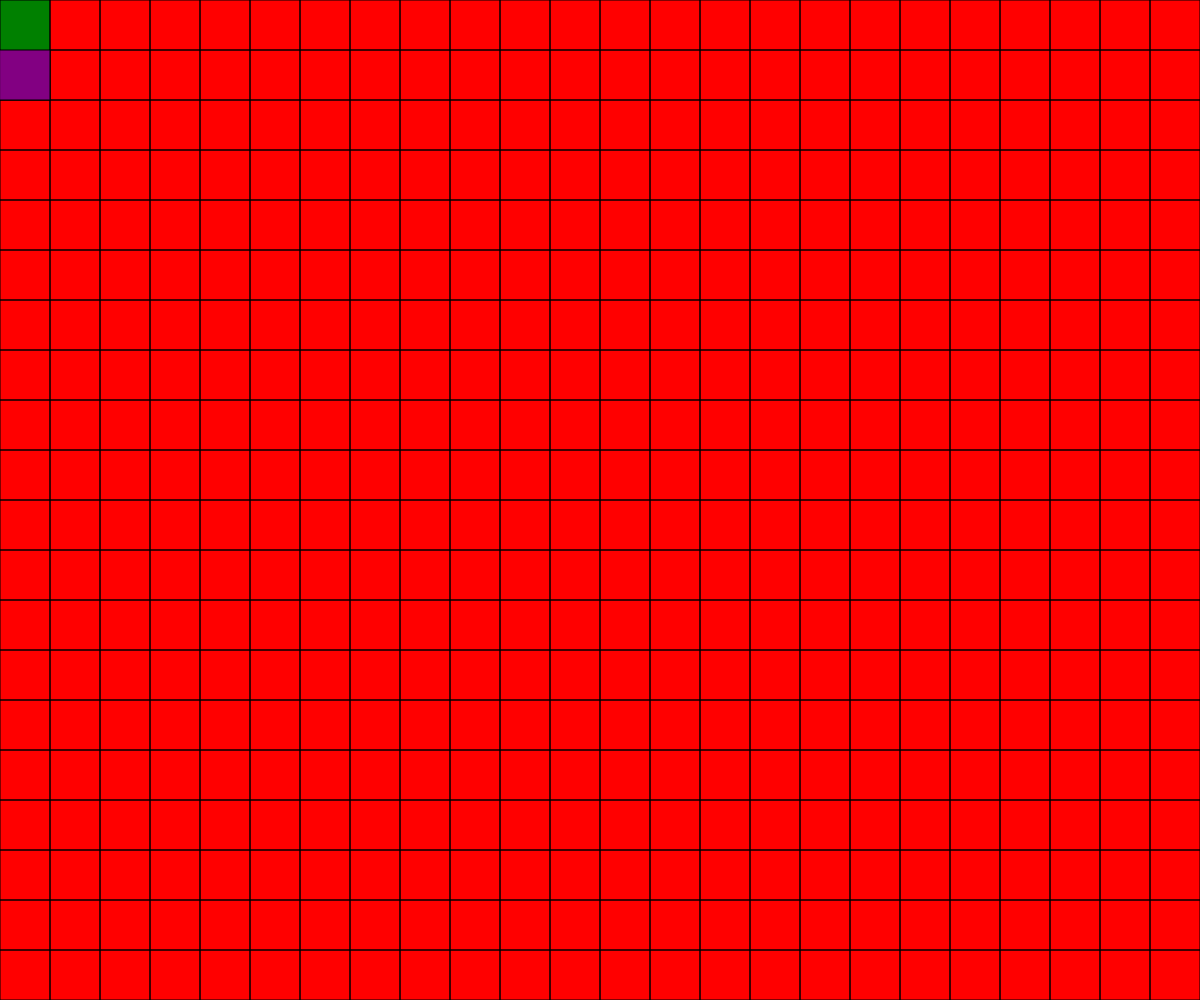
Frame 1 (no input)
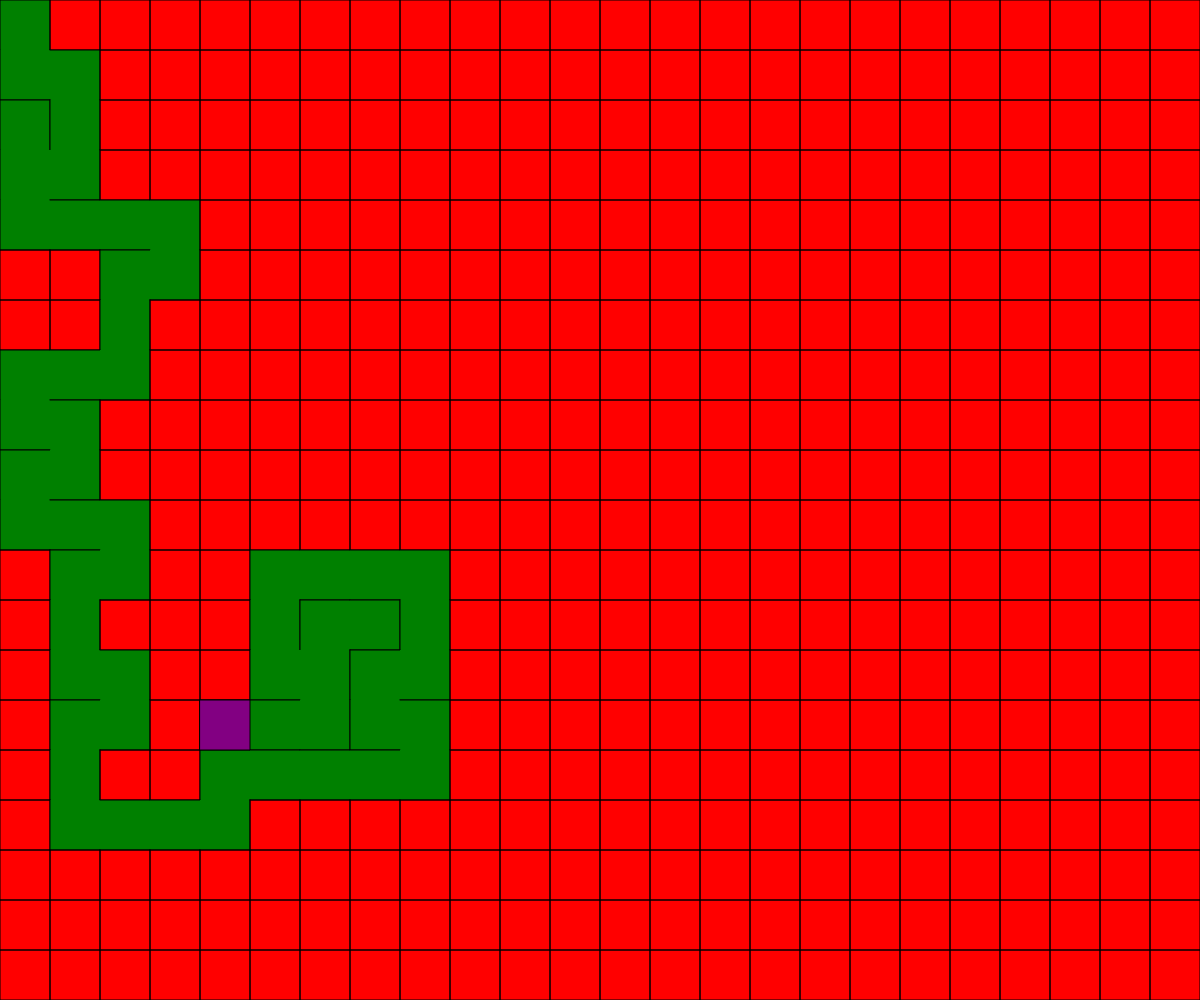
Frame 60 (no input)
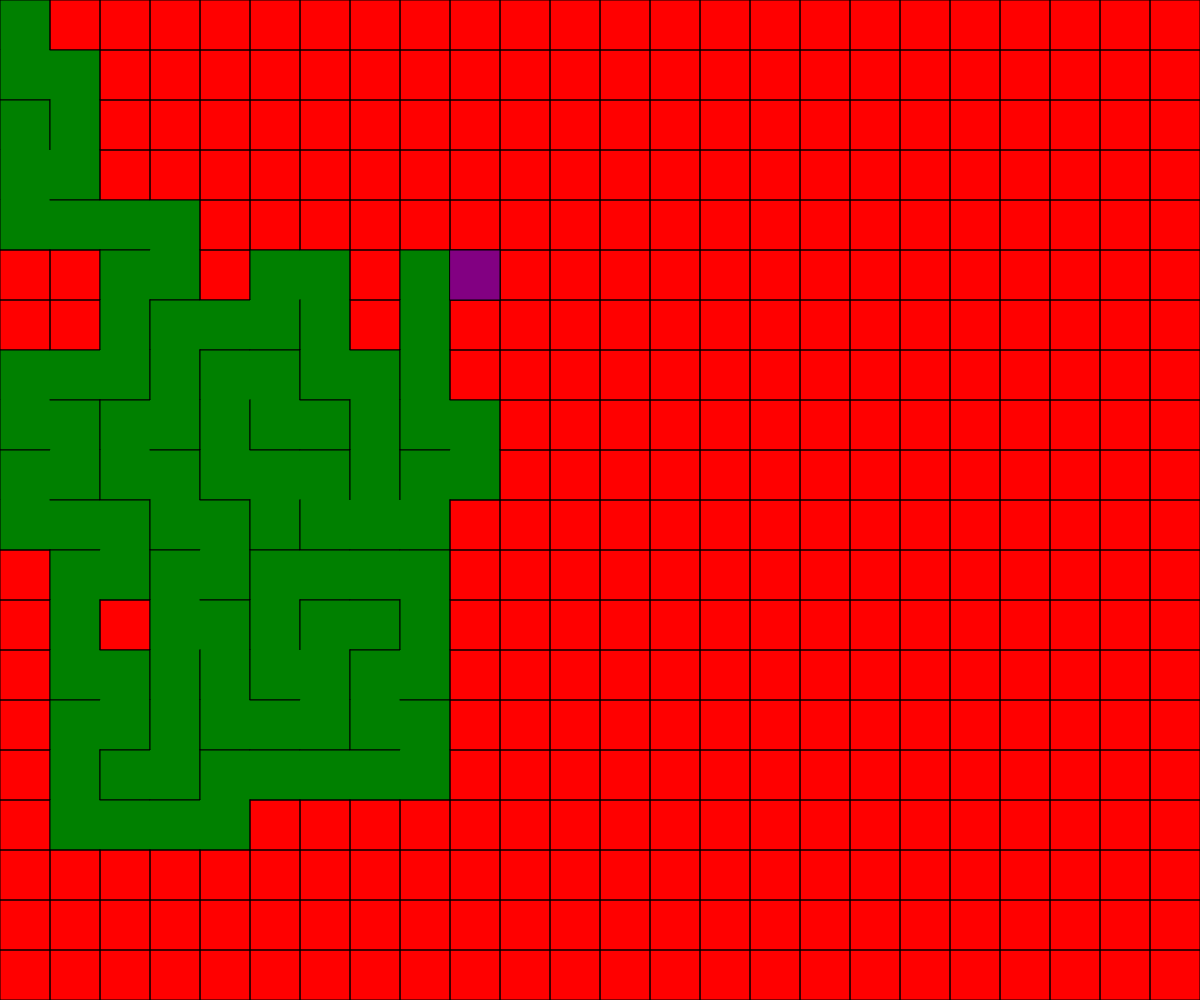
Frame 120 (the mouse pressed at the canvas centre since frame 60)

The p5.js sketch that drew these frames (run headless with seeded random() and noise() and a simulated clock; from frame 60 on, the mouse is pressed at the canvas centre):

// p5.js sketch
// ── sketch.js
var cols,rows;
var w=50;
var grid=[];
var current;
var stack=[];
function setup() {
  createCanvas(windowWidth,windowHeight);
  cols=floor(width/w);
  rows=floor(height/w);
  
  for(let j=0;j<rows;j++){
    for(let i=0;i<cols;i++){
      var cell=new Cell(i,j);
      grid.push(cell);
    }
  }
  current=grid[0];
}

function draw() {
  //frameRate(1);
  background('red');
  current.visited=true;
  var next = current.checkNeighbors();
  if(next){
    next.visited =true;
    stack.push(current);
    removeWalls(current,next);
    current=next;
  }
  else if(stack.length>0){
    current = stack.pop();
  }

  for(let i=0;i<grid.length;i++){
    grid[i].show();
  }
  current.highlight();
}
function index(i,j){
  if(i<0||j<0||i>cols-1||j>rows-1){
    return -1;
  }
  return i+j*cols;
}
function removeWalls(a,b){
  var x=a.i-b.i;
  var y =a.j-b.j;
  if(x===1){
    a.walls[3]=false;
    b.walls[1]=false;
  }
  else if(x===-1){
    a.walls[1]=false;
    b.walls[3]=false;
  }
  
  if(y===1){
    a.walls[0]=false;
    b.walls[2]=false;
  }
  else if(y===-1){
    a.walls[2]=false;
    b.walls[0]=false;
  }
}
// ── Cell.js
function Cell(i,j){
  this.i=i;
  this.j=j;
  this.walls=[true,true,true,true];
  this.visited = false;
  this.highlight = function(){
    var x=this.i*w;
    var y=this.j*w;
    stroke(0);
    fill(130,0,130);
    rect(x,y,w,w)
  }
  this.show = function(){
    stroke(0);
    var x=this.i*w;
    var y=this.j*w;
    if(this.visited){
      noStroke();
      fill('green');
      rect(x,y,w,w);
    }
    stroke(0);
    if(this.walls[0]){
      line(x,y,x+w,y);
    }
    if(this.walls[1]){
      line(x+w,y,x+w,y+w);
    }
    if(this.walls[2]){
      line(x+w,y+w,x,y+w);
    }
    if(this.walls[3]){
      line(x,y+w,x,y);
    }
  }
  this.checkNeighbors = function(){
    var neighbors=[];
    
    var top=grid[index(i,j-1)];
    var right=grid[index(i+1,j)];
    var bottom=grid[index(i,j+1)];
    var left=grid[index(i-1,j)];
    
    if(top &&!top.visited){
      neighbors.push(top);
    }
    if(right&&!right.visited){
      neighbors.push(right);
    }
    if(bottom &&!bottom.visited){
      neighbors.push(bottom);
    }
    if(left &&!left.visited){
      neighbors.push(left);
    }
    
    if(neighbors.length>0){
      var r = floor(random(0,neighbors.length));
      return neighbors[r];
    }
    else{
      return undefined;
    }
  }
}
